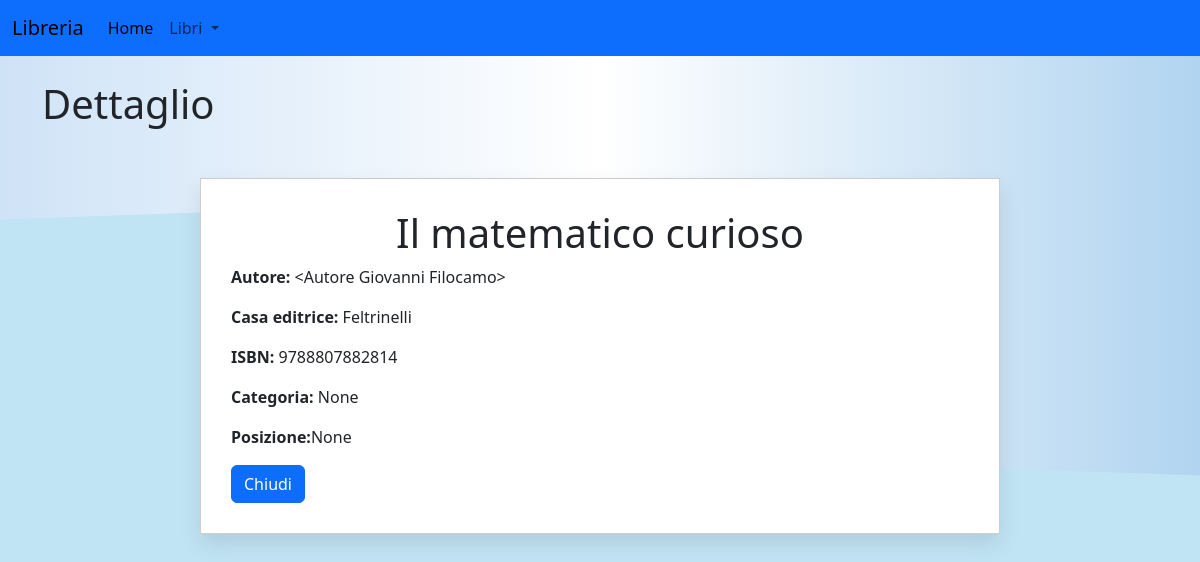
Page /api/libro/1 on the committed database.
### models/models.py (models this page shows, shortened)
class Libri(db.Model):
    __tablename__ = "libri"
    id = db.Column(db.Integer, primary_key=True)
    titolo = db.Column(db.String(100), nullable=False)
    autore_id = db.Column(db.Integer, db.ForeignKey('autori.id'), nullable=False)
    casa_editrice = db.Column(db.String(50))
    isbn = db.Column(db.String(13))
    categoria = db.Column(db.String(50))
    posizione = db.Column(db.String(20))

class Autori(db.Model):
    __tablename__ = "autori"
    id = db.Column(db.Integer, primary_key=True)
    nome = db.Column(db.String(25))
    cognome = db.Column(db.String(25))
    libri = db.relationship('Libri', backref='autore', lazy=True)
    def __repr__(self):
        return f'<Autore {self.nome} {self.cognome}>'

### routes/libri.py (the view)
@libri_bp.route('/libro/<int:libro_id>', methods=['GET'])
def get_libro_by_id(libro_id):
    libro = get_by_id(libro_id)
    return render_template('dettaglio_libro.html',libro=libro)

### services/libri_service.py (called while the page is built)
def get_by_id(id):
    return Libri.query.get_or_404(id)

### templates/dettaglio_libro.html
{% extends "form.html" %}
{% block content %}
<h1 class="mb-4">Dettaglio</h1>
<div class="container">
    <div class="book">
        <h1 class="text-center">{{libro.titolo}}</h1>
        <p class="card-text"><strong>Autore: </strong>{{libro.autore}}</p>
        <p class="card-text"><strong>Casa editrice: </strong>{{libro.casa_editrice}}</p>
        <p class="card-text"><strong>ISBN: </strong>{{libro.isbn}}</p>
        <p class="card-text"><strong>Categoria: </strong>{{libro.categoria}}</p>
        <p class="card-text"><strong>Posizione:</strong>{{libro.posizione}}</p>
        <a href="/api/libri" class="btn btn-primary">Chiudi</a>
    </div>
  </div>
{% endblock %}

### static/css/style.css (style rules this page uses)
:root { --primary-color: #4CAF50; --hover-color: #45a049; --background-color: #fff; --btn-primary: #0d6efd; }
body { background: linear-gradient(to right, #cfe3f7, #fff, #b1d4f0); color: #333; font-family: 'Times New Roman', Times, serif; }
.book { max-width: 800px; margin: 50px auto; padding: 30px; background-color: #fff; box-shadow: 0 10px 20px rgba(0, 0, 0, 0.1); border: 1px solid #ccc; }
.book::before, .book::after { content: ''; position: absolute; width: 50%; height: 100%; background: #c1e4f4; z-index: -1; }
.book::before { left: 0; transform: skewY(-2deg); }
.book::after { right: 0; transform: skewY(2deg); }

### rows in the picture
Libri: titolo "Il matematico curioso", casa_editrice "Feltrinelli", isbn "9788807882814", categoria "None", posizione "None"
Autori: autore "<Autore Giovanni Filocamo>"
